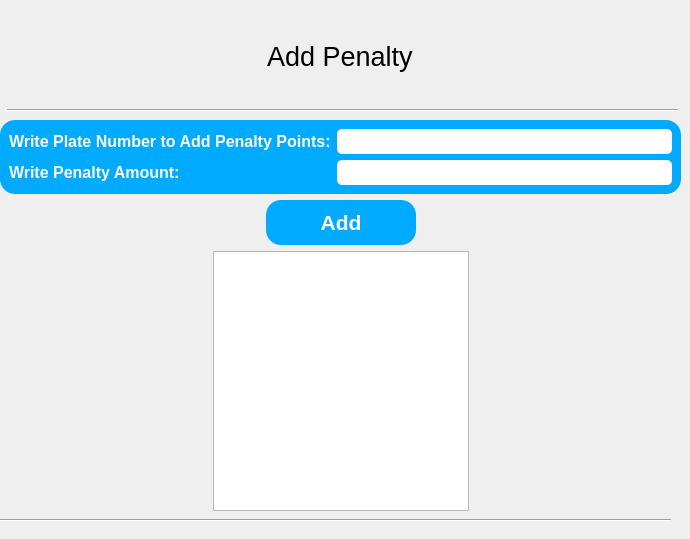
         <widget class="QWidget" name="Add_Penalty">
          <widget class="QWidget" name="layoutWidget">
           <property name="geometry">
            <rect>
             <x>10</x>
             <y>20</y>
             <width>659</width>
             <height>73</height>
            </rect>
           </property>
           <layout class="QHBoxLayout" name="horizontalLayout_6">
            <item>
             <spacer name="horizontalSpacer_9">
              <property name="orientation">
               <enum>Qt::Horizontal</enum>
              </property>
              <property name="sizeHint" stdset="0">
               <size>
                <width>198</width>
                <height>18</height>
               </size>
              </property>
             </spacer>
            </item>
            <item>
             <widget class="QLabel" name="label_5">
              <property name="font">
               <font>
                <pointsize>20</pointsize>
                <bold>false</bold>
               </font>
              </property>
              <property name="text">
               <string>Add Penalty</string>
              </property>
             </widget>
            </item>
            <item>
             <spacer name="horizontalSpacer_10">
              <property name="orientation">
               <enum>Qt::Horizontal</enum>
              </property>
              <property name="sizeHint" stdset="0">
               <size>
                <width>248</width>
                <height>18</height>
               </size>
              </property>
             </spacer>
            </item>
           </layout>
          </widget>
          <widget class="Line" name="line">
           <property name="geometry">
            <rect>
             <x>7</x>
             <y>100</y>
             <width>671</width>
             <height>20</height>
            </rect>
           </property>
           <property name="orientation">
            <enum>Qt::Horizontal</enum>
           </property>
          </widget>
          <widget class="Line" name="line_2">
           <property name="geometry">
            <rect>
             <x>0</x>
             <y>510</y>
             <width>671</width>
             <height>20</height>
            </rect>
           </property>
           <property name="orientation">
            <enum>Qt::Horizontal</enum>
           </property>
          </widget>
          <widget class="QWidget" name="">
           <property name="geometry">
            <rect>
             <x>0</x>
             <y>120</y>
             <width>681</width>
             <height>391</height>
            </rect>
           </property>
           <layout class="QVBoxLayout" name="verticalLayout_7">
            <item>
             <widget class="QWidget" name="widget_3" native="true">
              <property name="styleSheet">
               <string notr="true">QLabel{
color: rgb(255, 255, 255);
height:45px;
width:70;
border:none;
}

QWidget{
	background-color: rgb(0, 170, 255);
	border-top-left-radius:15px;
	border-bottom-left-radius:15px;

	border-top-right-radius:15px;
	border-bottom-right-radius:15px;
}</string>
              </property>
              <layout class="QGridLayout" name="gridLayout_2">
               <item row="0" column="0">
                <widget class="QLabel" name="label">
                 <property name="font">
                  <font>
                   <pointsize>12</pointsize>
                   <bold>true</bold>
                  </font>
                 </property>
                 <property name="text">
                  <string>Write Plate Number to Add Penalty Points:</string>
                 </property>
                </widget>
               </item>
               <item row="0" column="1">
                <widget class="QLineEdit" name="lineEdit_2">
                 <property name="font">
                  <font>
                   <stylestrategy>PreferDefault</stylestrategy>
                  </font>
                 </property>
                 <property name="styleSheet">
                  <string notr="true">color: rgb(0, 0, 0);
background-color: rgb(255, 255, 255);
border-radius: 5px;
height: 25px;</string>
                 </property>
                 <property name="text">
                  <string/>
                 </property>
                </widget>
               </item>
               <item row="1" column="0">
                <widget class="QLabel" name="label_3">
                 <property name="font">
                  <font>
                   <pointsize>12</pointsize>
                   <bold>true</bold>
                  </font>
                 </property>
                 <property name="text">
                  <string>Write Penalty Amount:</string>
                 </property>
                </widget>
               </item>
               <item row="1" column="1">
                <widget class="QLineEdit" name="lineEdit_3">
                 <property name="styleSheet">
                  <string notr="true">color: rgb(0, 0, 0);
background-color: rgb(255, 255, 255);
border-radius: 5px;
height: 25px;</string>
                 </property>
                </widget>
               </item>
              </layout>
             </widget>
            </item>
            <item>
             <layout class="QHBoxLayout" name="horizontalLayout_7">
              <item>
               <spacer name="horizontalSpacer_13">
                <property name="orientation">
                 <enum>Qt::Horizontal</enum>
                </property>
                <property name="sizeHint" stdset="0">
                 <size>
                  <width>248</width>
                  <height>20</height>
                 </size>
                </property>
               </spacer>
              </item>
              <item>
               <widget class="QPushButton" name="pushButton_2">
                <property name="font">
                 <font>
                  <pointsize>16</pointsize>
                  <bold>true</bold>
                 </font>
                </property>
                <property name="styleSheet">
                 <string notr="true">QPushButton{
background-color: rgb(0, 170, 255);
color: rgb(255, 255, 255);
height:45px;
width:150;
border:none;
border-top-left-radius:15px;
border-bottom-left-radius:15px;

border-top-right-radius:15px;
border-bottom-right-radius:15px;

}



QPushButton:pressed{
	background-color: rgb(255, 255, 255);
	color: rgb(0, 170, 255);
}</string>
                </property>
                <property name="text">
                 <string>Add</string>
                </property>
               </widget>
              </item>
              <item>
               <spacer name="horizontalSpacer_14">
                <property name="orientation">
                 <enum>Qt::Horizontal</enum>
                </property>
                <property name="sizeHint" stdset="0">
                 <size>
                  <width>248</width>
                  <height>20</height>
                 </size>
                </property>
               </spacer>
              </item>
             </layout>
            </item>
            <item>
             <layout class="QHBoxLayout" name="horizontalLayout_8">
              <item>
               <spacer name="horizontalSpacer_11">
                <property name="orientation">
                 <enum>Qt::Horizontal</enum>
                </property>
                <property name="sizeHint" stdset="0">
                 <size>
                  <width>98</width>
                  <height>20</height>
                 </size>
                </property>
               </spacer>
              </item>
              <item>
               <widget class="QPlainTextEdit" name="plainTextEdit"/>
              </item>
              <item>
               <spacer name="horizontalSpacer_12">
                <property name="orientation">
                 <enum>Qt::Horizontal</enum>
                </property>
                <property name="sizeHint" stdset="0">
                 <size>
                  <width>138</width>
                  <height>20</height>
                 </size>
                </property>
               </spacer>
              </item>
             </layout>
            </item>
           </layout>
          </widget>
         </widget>
